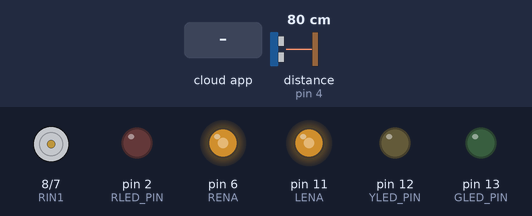
The sketch below on a simulated Arduino Uno, built with avr-gcc and run on an emulated ATmega328P. On the bench: motor-driver pin pairs drawn as motors (green arrow = first pin HIGH = forward, orange = second pin HIGH = backward, longer = more drive), output pins drawn as LEDs (lit = HIGH). Wiring (inferred from the names in the program): ultrasonic range finder: trigger pin 3; echo pin 4. The test bench sets the inputs (shaded band); at power-on: distance to the obstacle (sensor on pin 4) 80 cm. The echo pulse lasts 58.3 µs per cm; the ROS host is connected and sends only what is stated; pins used as bus, display or sensor lines are not drawn.

Above: at 1.2 s.
1.3 s: the phone or cloud app sets motor_msg to forward
At 2.2 s:
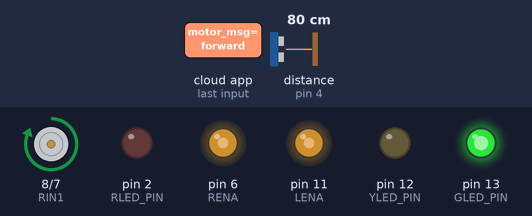
2.8 s: the phone or cloud app sets motor_msg to backward
At 3.4 s:
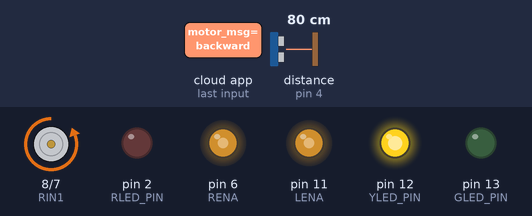
4.3 s: the phone or cloud app sets motor_msg to stop
At 5.5 s:
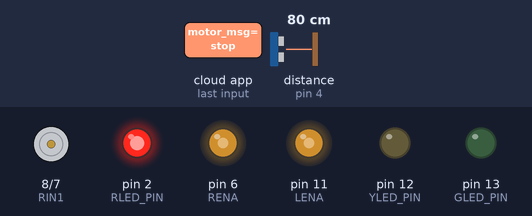
5.8 s: the phone or cloud app sets motor_msg to right
At 6.9 s:
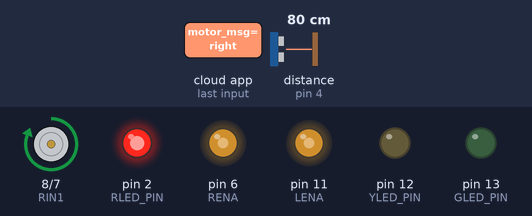
7.3 s: the phone or cloud app sets motor_msg to left
At 8.0 s:
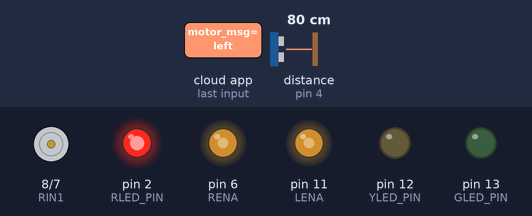
Timing chart, 0 to 9.8 s (numbered marks = the images above; inputs shaded):
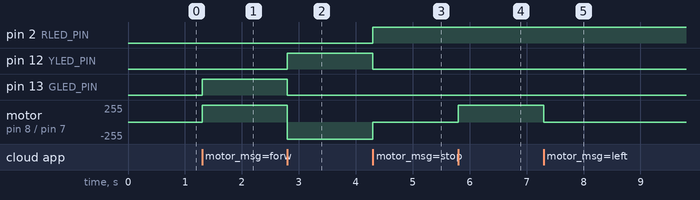

Measured:
- after the input at 1.3 s, pin 13 (GLED_PIN): LOW → HIGH at once; motor on pin 8 (RIN1) / pin 7 (RIN2): stopped → forward 255/255 at once
- after the input at 2.8 s, pin 12 (YLED_PIN): LOW → HIGH at once; pin 13 (GLED_PIN): HIGH → LOW at once; motor on pin 8 (RIN1) / pin 7 (RIN2): forward 255/255 → backward 255/255 at once
- after the input at 4.3 s, pin 2 (RLED_PIN): LOW → HIGH at once; pin 12 (YLED_PIN): HIGH → LOW at once; motor on pin 8 (RIN1) / pin 7 (RIN2): backward 255/255 → stopped at once
- after the input at 5.8 s, motor on pin 8 (RIN1) / pin 7 (RIN2): stopped → forward 255/255 at once
- after the input at 7.3 s, motor on pin 8 (RIN1) / pin 7 (RIN2): forward 255/255 → stopped at once

The sketch:

RC_Car.ino
```cpp
/*
 * ROS Serial Subscriber Code
 * NODE OBJECT  : sub_motor
 * TOPIC NAME   : motor_msg
 * MESSAGE TYPE : std_msgs/String
 * DESCRIPTION  : 명령에 따른 모터 제어(Forward, BackWard, Stop)
 */
/*
 * ROS Serial Publisher Code
 * NODE OBJECT  : pub_sonic
 * TOPIC NAME   : ultrasound_msg
 * MESSAGE TYPE : sensor_msgs/Range
 * DESCRIPTION  : 측정된 거리 값 전송
 */

#include <ros.h>
#include <std_msgs/String.h>
#include <ros/time.h>
#include <sensor_msgs/Range.h>

// 매크로 상수 선언
#define LENA   11 // Left Motor
#define LIN1   10
#define LIN2   9
#define RIN1   8  // Right Motor
#define RIN2   7
#define RENA   6

#define RLED_PIN      2
#define YLED_PIN      12
#define GLED_PIN      13

#define TRIG_PIN      3
#define ECHO_PIN      4
#define INTERVAL      500  // 0.5sec

#define P_TOPIC_NAME  "ultrasound_msg"
#define S_TOPIC_NAME  "motor_msg"
#define DEBUG         false

ros::NodeHandle nh;

sensor_msgs::Range  range_msg;
ros::Publisher  pub_sonic(P_TOPIC_NAME, &range_msg);

void messageCb(const std_msgs::String& motor_msg) {
  String MTR = motor_msg.data;
  if (DEBUG) nh.loginfo(MTR.c_str());

  if (MTR == "forward"){
    if (DEBUG) nh.loginfo("FORWARD");
    controlLED(LOW, LOW, HIGH);
    forward();
  } else if (MTR == "backward"){
    if (DEBUG) nh.loginfo("BACKWARD");
    controlLED(LOW, HIGH, LOW);
    backward();
  } else if (MTR == "stop"){
    if (DEBUG) nh.loginfo("STOP");
    controlLED(HIGH, LOW, LOW);
    stop_pos();
  } else if (MTR == "right"){
    if (DEBUG) nh.loginfo("RIGHT");
    right();
  } else if (MTR == "left"){
    if (DEBUG) nh.loginfo("LEFT");
    left();
  }
}

ros::Subscriber<std_msgs::String> sub_motor(S_TOPIC_NAME, &messageCb);

// 시간계산 변수
unsigned long range_time = 0;

void setup() {
  // 센서 초기화 (Motor)
  // Motor Connect PIN
  pinMode(LENA, OUTPUT);
  pinMode(LIN1, OUTPUT);
  pinMode(LIN2, OUTPUT);
  pinMode(RIN1, OUTPUT);
  pinMode(RIN2, OUTPUT);
  pinMode(RENA, OUTPUT);

  // Motor Speed Init 0(0V)~255(5V)
  analogWrite(LENA, 150);
  analogWrite(RENA, 150);

  // 센서 초기화 (Ultrasound)
  pinMode(TRIG_PIN, OUTPUT);  //Arduino --> Ultrasound
  pinMode(ECHO_PIN, INPUT);   //Ultrasound --> Arduino

  digitalWrite(TRIG_PIN, LOW);
  digitalWrite(ECHO_PIN, LOW);

  // 센서 초기화 (LED)
  pinMode(RLED_PIN, OUTPUT);
  pinMode(YLED_PIN, OUTPUT);
  pinMode(GLED_PIN, OUTPUT);

  // 노드 초기화
  nh.initNode();
  nh.subscribe(sub_motor);
  nh.advertise(pub_sonic);

  // MESSAGE 초기화
  range_msg.radiation_type = sensor_msgs::Range::ULTRASOUND;
  range_msg.header.frame_id = P_TOPIC_NAME;
  range_msg.field_of_view = 0.1;
  range_msg.min_range = 0.02; // 2cm --> 0.02m
  range_msg.max_range = 4;
}

void loop() {
  if (millis() - range_time >= INTERVAL) {
    // MESSAGE 생성
    range_msg.range=getDistance();
    range_msg.header.stamp=nh.now();

    // MESSAGE 발송
    pub_sonic.publish(&range_msg);

    // DEBUG (loginfo가 pointer변수를 받으므로 c_str()사용)
    if(DEBUG) nh.loginfo(String(range_msg.range).c_str());

    range_time = millis();
    nh.spinOnce();
  }

  nh.spinOnce();
  delay(1);
}

// Ultrasonic 제어 함수

float getDistance(){
  // (1)발사명령 신호 (Pulse)
  digitalWrite(TRIG_PIN, LOW);
  delayMicroseconds(2);
  digitalWrite(TRIG_PIN, HIGH);
  delayMicroseconds(10); // 이 상태는 유지해야함(HIGH 10ms)
  digitalWrite(TRIG_PIN, LOW);

  //(2) 반사신호 시간(microseconds) & 거리 계산
  unsigned long duration = pulseIn(ECHO_PIN, HIGH); // pulseIn : 들어온 신호 시간(msec)
  float distance = ((float)(340 * duration)/1000000)/2; // 340m/sec

  //(3) 거리값 반환
  return distance; // 2cm ~ 4m 측정 가능
}

// 모터제어 함수
void forward() {
  digitalWrite(LIN1, HIGH);
  digitalWrite(LIN2, LOW);
  digitalWrite(RIN1, HIGH);
  digitalWrite(RIN2, LOW);
}

void backward() {
  digitalWrite(LIN1, LOW);
  digitalWrite(LIN2, HIGH);
  digitalWrite(RIN1, LOW);
  digitalWrite(RIN2, HIGH);
}

void stop_pos() {
  digitalWrite(LIN1, LOW);
  digitalWrite(LIN2, LOW);
  digitalWrite(RIN1, LOW);
  digitalWrite(RIN2, LOW);
}

void right() {
  digitalWrite(LIN1, LOW);
  digitalWrite(LIN2, LOW);
  digitalWrite(RIN1, HIGH);
  digitalWrite(RIN2, LOW);
}

void left() {
  digitalWrite(LIN1, HIGH);
  digitalWrite(LIN2, LOW);
  digitalWrite(RIN1, LOW);
  digitalWrite(RIN2, LOW);
}

// 3개 LED 제어 함수 ---------------------------
void controlLED(int r, int y, int g){
  digitalWrite(RLED_PIN, r);
  digitalWrite(YLED_PIN, y);
  digitalWrite(GLED_PIN, g);
}
```
